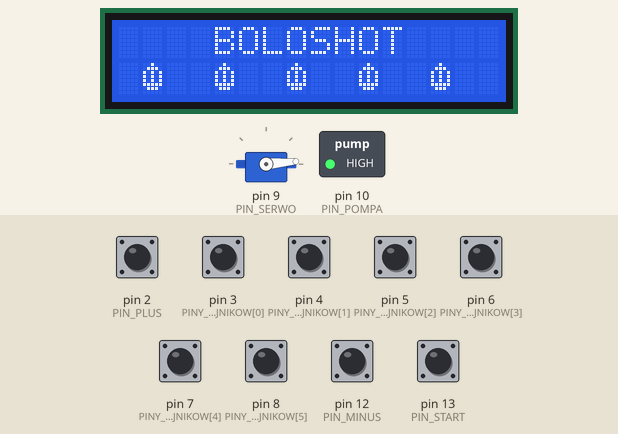
Recording of a sketch running on a simulated Arduino Uno, built with avr-gcc and run on an emulated ATmega328P. Shown: servo, 16×2 character LCD, switched loads named in the sketch (green lamp = pin HIGH). Inputs (shaded band) come from the test bench; at power-on: pin 2 (PIN_PLUS), pin 3 (PINY_CZUJNIKOW[0]), pin 4 (PINY_CZUJNIKOW[1]), pin 5 (PINY_CZUJNIKOW[2]), pin 6 (PINY_CZUJNIKOW[3]), pin 7 (PINY_CZUJNIKOW[4]), pin 8 (PINY_CZUJNIKOW[5]), pin 12 (PIN_MINUS), pin 13 (PIN_START) HIGH.

Above: at 0.5 s.
At 8.6 s:
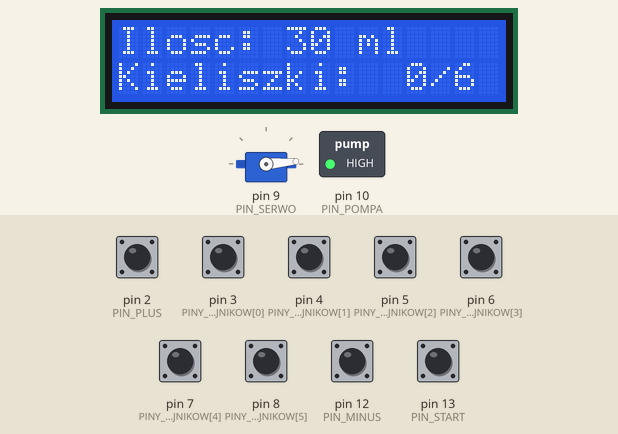
8.7 s: pin 13 (PIN_START) pulled LOW for 0.15 s
At 9.5 s:
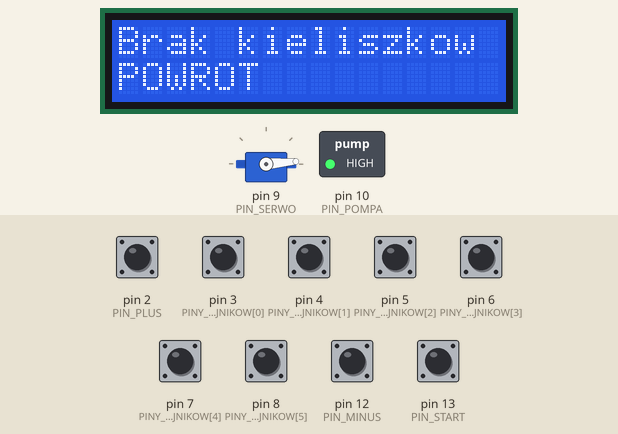
12.0 s: pin 13 (PIN_START) pulled LOW for 1 s
16.2 s: pin 13 (PIN_START) pulled LOW for 0.15 s
19.5 s: pin 13 (PIN_START) pulled LOW for 0.15 s
22.8 s: pin 13 (PIN_START) pulled LOW for 1 s
27.0 s: pin 13 (PIN_START) pulled LOW for 0.15 s
Timing chart, 0 to 30.0 s (numbered marks = the images above; inputs shaded):
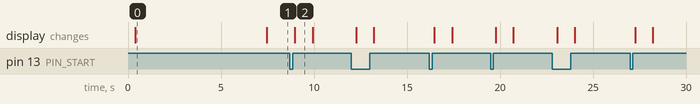

The sketch:

boloshot_dispenser.ino
```cpp
#include <Wire.h>
#include <LiquidCrystal_I2C.h>
#include <Servo.h>

LiquidCrystal_I2C lcd(0x27, 16, 2);

byte ZNAK_KIELISZKA[8] = {
  B00100,
  B01110,
  B10101,
  B10101,
  B10101,
  B11111,
  B01110,
  B00000
};


const uint8_t PIN_POMPA     = 10; // pompa
const uint8_t PIN_SERWO     = 9;  // serwo
const uint8_t PIN_START     = 13; // start
const uint8_t PIN_PLUS      = 2;  // +
const uint8_t PIN_MINUS     = 12; // -
const uint8_t PINY_CZUJNIKOW[6]   = {3, 4, 5, 6, 7, 8}; // piny czujnika

int POZYCJE_SERWA[6] = {25, 55, 88, 118, 143, 175};
const int KAT_STARTOWY = 5;

const bool PRZEKAZNIK_AKTYWNY_NISKIM = true;

//100l/h
const float PRZEPLYW_ML_NA_S = 27.8f;
const float KALIBRACJA = 6.6f;

const int ML_MIN = 5;
const int ML_MAX = 120;
int docelowe_ml = 30;

// "odkapanie"
const unsigned long OCZEKIWANIE_KAPANIE_MS = 10000;
const unsigned long SERWO_STABIL_MS = 250;
const unsigned long ANTYDRGAN_MS = 40;

Servo serwo;

enum PrzyciskIdx : uint8_t { IDX_START = 0, IDX_PLUS = 1, IDX_MINUS = 2 };
unsigned long czasZmianyPrzycisku[3] = {0, 0, 0};
bool stanPrzycisku[3] = {HIGH, HIGH, HIGH};

void ustawPompe(bool wlacz)
{
    if (PRZEKAZNIK_AKTYWNY_NISKIM)
    {
        if (wlacz)
        {
            digitalWrite(PIN_POMPA, LOW);
        }
        else
        {
            digitalWrite(PIN_POMPA, HIGH);
        }
    }
    else
    {
        if (wlacz)
        {
            digitalWrite(PIN_POMPA, HIGH);
        }
        else
        {
            digitalWrite(PIN_POMPA, LOW);
        }
    }
}

unsigned long obliczCzasWylewaniaMs(int ml)
{
    return (unsigned long)((ml * KALIBRACJA / PRZEPLYW_ML_NA_S) * 1000.0f);
}

void pokazLogo()
{
    lcd.clear();

    lcd.setCursor(4, 0);
    lcd.print("BOLOSHOT");

    lcd.setCursor(1, 1);
    for (int i = 0; i < 6; i++)
    {
        lcd.write((uint8_t)0);
        lcd.print("  ");
    }

    delay(7000);
    lcd.clear();
}


bool wcisnieto(int pin, int idx)
{
    bool aktualnyStanPinu = digitalRead(pin);

    if (aktualnyStanPinu != stanPrzycisku[idx] && (millis() - czasZmianyPrzycisku[idx]) > ANTYDRGAN_MS)
    {
        stanPrzycisku[idx] = aktualnyStanPinu;
        czasZmianyPrzycisku[idx] = millis();

        if (aktualnyStanPinu == LOW)
        {
            return true;
        }
        else
        {
            return false;
        }
    }

    return false;
}

int policzWykryte()
{
    uint8_t licznik = 0;

    for (uint8_t i = 0; i < 6; i++)
    {
        if (digitalRead(PINY_CZUJNIKOW[i]) == LOW)
        {
            licznik++;
        }
    }

    return licznik;
}

void obrocISpoczekaj(int kat)
{
    serwo.write(kat);
    delay(SERWO_STABIL_MS);
}


void lcdPokazIlosc()
{
    lcd.clear();
    lcd.setCursor(0, 0);
    lcd.print("Ilosc: ");
    lcd.print(docelowe_ml);
    lcd.print(" ml   ");

    lcd.setCursor(0, 1);
    lcd.print("Kieliszki:   ");
    lcd.print(policzWykryte());
    lcd.print("/6     ");
}

void lejTylkoObecne()
{
    bool kieliszekWykryty[6];
    uint8_t liczbaWykrytychKieliszkow = 0;

    for (uint8_t i = 0; i < 6; i++)
    {
        if (digitalRead(PINY_CZUJNIKOW[i]) == LOW)
        {
            kieliszekWykryty[i] = true;
            liczbaWykrytychKieliszkow++;
        }
        else
        {
            kieliszekWykryty[i] = false;
        }
    }

    if (liczbaWykrytychKieliszkow == 0)
    {
        obrocISpoczekaj(KAT_STARTOWY);

        lcd.clear();
        lcd.setCursor(0, 0);
        lcd.print("Brak kieliszkow");
        lcd.setCursor(0, 1);
        lcd.print("POWROT");

        delay(900);
        lcdPokazIlosc();

        return;
    }


    if (liczbaWykrytychKieliszkow == 1)
    {
        obrocISpoczekaj(KAT_STARTOWY);

        lcd.clear();
        lcd.setCursor(0, 0);
        lcd.print("NI CHUJA SAM");
        lcd.setCursor(0, 1);
        lcd.print("NIE PIJESZ!");

        delay(2000);
        lcdPokazIlosc();
        return;
    }

    lcd.clear();
    lcd.setCursor(0, 0);
    lcd.print("Nalewanie! Czekaj!");
    lcd.setCursor(0, 1);
    lcd.print(docelowe_ml);
    lcd.print(" ml (");
    lcd.print(liczbaWykrytychKieliszkow);
    lcd.print(") ");

    unsigned long czasWylewania_ms = obliczCzasWylewaniaMs(docelowe_ml);

    for (uint8_t i = 0; i < 6; i++)
    {
        if (kieliszekWykryty[i] == false)
        {
            continue;
        }

        obrocISpoczekaj(POZYCJE_SERWA[i]);

        lcd.clear();
        lcd.setCursor(0, 0);
        lcd.print("Kieliszek ");
        lcd.print(i + 1);

        lcd.setCursor(0, 1);
        lcd.print("Nalewamy!");

        ustawPompe(true);
        delay(czasWylewania_ms);
        ustawPompe(false);

        lcd.clear();
        lcd.setCursor(0, 0);
        lcd.print("Czekaj 10s...");
        lcd.setCursor(0, 1);
        lcd.print("Kap kap kap...");
        delay(OCZEKIWANIE_KAPANIE_MS);
    }

    obrocISpoczekaj(KAT_STARTOWY);
    lcd.clear();
    lcd.setCursor(0, 0);
    lcd.print("Zakonczono");
    lcd.setCursor(0, 1);
    lcd.print("Powrot do 5 st");
    delay(900);

    lcdPokazIlosc();
}

void setup()
{
    pinMode(PIN_POMPA, OUTPUT);
    ustawPompe(false);

    pinMode(PIN_START, INPUT_PULLUP);
    pinMode(PIN_PLUS,  INPUT_PULLUP);
    pinMode(PIN_MINUS, INPUT_PULLUP);

    for (uint8_t i = 0; i < 6; i++)
    {
        pinMode(PINY_CZUJNIKOW[i], INPUT);
    }

        serwo.attach(PIN_SERWO);
    serwo.write(KAT_STARTOWY);
    delay(300);

    lcd.init();
    lcd.backlight();

    lcd.createChar(0, ZNAK_KIELISZKA);
    pokazLogo();
    lcdPokazIlosc();

}

void loop()
{
    if (wcisnieto(PIN_PLUS, IDX_PLUS))
    {
        if (docelowe_ml < ML_MAX)
        {
            docelowe_ml++;
        }

        lcdPokazIlosc();
    }

    if (wcisnieto(PIN_MINUS, IDX_MINUS))
    {
        if (docelowe_ml > ML_MIN)
        {
            docelowe_ml--;
        }

        lcdPokazIlosc();
    }

    if (wcisnieto(PIN_START, IDX_START))
    {
        lejTylkoObecne();
    }

    static unsigned long ostatniaAktualizacja = 0;

    if (millis() - ostatniaAktualizacja > 600)
    {
        ostatniaAktualizacja = millis();

        lcd.setCursor(12, 1);
        lcd.print("     ");
        lcd.setCursor(12, 1);
        lcd.print(policzWykryte());
        lcd.print("/6 ");
    }
}
```

Measured:
- after the input at 8.7 s, the display: changes after 0.27 s (image 2)
- what the display in image 0 shows lasts 7.1 s, from 0.4 s to 7.5 s
- what the display in image 2 shows lasts 0.9 s, from 9.0 s to 9.9 s
